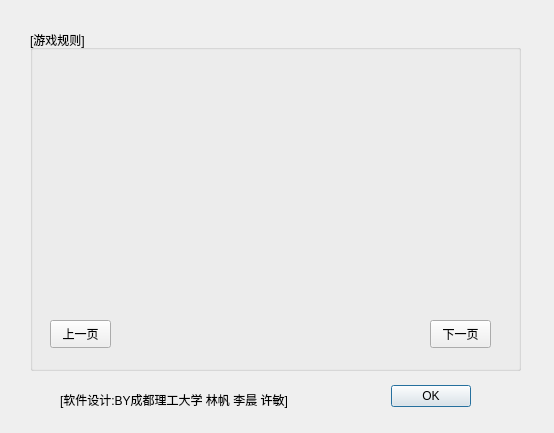
<?xml version="1.0" encoding="UTF-8"?>
<ui version="4.0">
 <class>rule</class>
 <widget class="QDialog" name="rule">
  <property name="geometry">
   <rect>
    <x>0</x>
    <y>0</y>
    <width>554</width>
    <height>433</height>
   </rect>
  </property>
  <property name="minimumSize">
   <size>
    <width>554</width>
    <height>433</height>
   </size>
  </property>
  <property name="maximumSize">
   <size>
    <width>554</width>
    <height>433</height>
   </size>
  </property>
  <property name="windowTitle">
   <string>Dialog</string>
  </property>
  <widget class="QDialogButtonBox" name="buttonBox">
   <property name="geometry">
    <rect>
     <x>380</x>
     <y>380</y>
     <width>91</width>
     <height>32</height>
    </rect>
   </property>
   <property name="orientation">
    <enum>Qt::Horizontal</enum>
   </property>
   <property name="standardButtons">
    <set>QDialogButtonBox::Ok</set>
   </property>
  </widget>
  <widget class="QGroupBox" name="title">
   <property name="geometry">
    <rect>
     <x>30</x>
     <y>30</y>
     <width>491</width>
     <height>341</height>
    </rect>
   </property>
   <property name="title">
    <string>[游戏规则]</string>
   </property>
   <widget class="QLabel" name="textB">
    <property name="geometry">
     <rect>
      <x>0</x>
      <y>30</y>
      <width>481</width>
      <height>241</height>
     </rect>
    </property>
    <property name="text">
     <string/>
    </property>
   </widget>
   <widget class="QPushButton" name="pBL">
    <property name="geometry">
     <rect>
      <x>20</x>
      <y>290</y>
      <width>61</width>
      <height>28</height>
     </rect>
    </property>
    <property name="text">
     <string>上一页</string>
    </property>
   </widget>
   <widget class="QPushButton" name="pBR">
    <property name="geometry">
     <rect>
      <x>400</x>
      <y>290</y>
      <width>61</width>
      <height>28</height>
     </rect>
    </property>
    <property name="text">
     <string>下一页</string>
    </property>
   </widget>
   <widget class="QLabel" name="textL">
    <property name="geometry">
     <rect>
      <x>10</x>
      <y>30</y>
      <width>245</width>
      <height>245</height>
     </rect>
    </property>
    <property name="minimumSize">
     <size>
      <width>245</width>
      <height>245</height>
     </size>
    </property>
    <property name="maximumSize">
     <size>
      <width>245</width>
      <height>245</height>
     </size>
    </property>
    <property name="text">
     <string/>
    </property>
   </widget>
   <widget class="QLabel" name="textR">
    <property name="geometry">
     <rect>
      <x>260</x>
      <y>30</y>
      <width>221</width>
      <height>241</height>
     </rect>
    </property>
    <property name="text">
     <string/>
    </property>
    <property name="scaledContents">
     <bool>false</bool>
    </property>
   </widget>
  </widget>
  <widget class="QLabel" name="label_2">
   <property name="geometry">
    <rect>
     <x>60</x>
     <y>390</y>
     <width>261</width>
     <height>20</height>
    </rect>
   </property>
   <property name="text">
    <string>[软件设计:BY成都理工大学 林帆 李晨 许敏]</string>
   </property>
   <property name="textFormat">
    <enum>Qt::AutoText</enum>
   </property>
  </widget>
 </widget>
 <resources/>
 <connections>
  <connection>
   <sender>buttonBox</sender>
   <signal>accepted()</signal>
   <receiver>rule</receiver>
   <slot>accept()</slot>
   <hints>
    <hint type="sourcelabel">
     <x>248</x>
     <y>254</y>
    </hint>
    <hint type="destinationlabel">
     <x>157</x>
     <y>274</y>
    </hint>
   </hints>
  </connection>
  <connection>
   <sender>buttonBox</sender>
   <signal>rejected()</signal>
   <receiver>rule</receiver>
   <slot>reject()</slot>
   <hints>
    <hint type="sourcelabel">
     <x>316</x>
     <y>260</y>
    </hint>
    <hint type="destinationlabel">
     <x>286</x>
     <y>274</y>
    </hint>
   </hints>
  </connection>
 </connections>
</ui>
